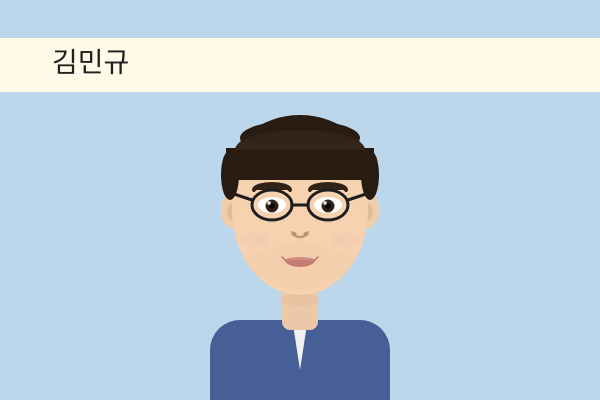
Frame 1 (no input)
Frame 2 (the mouse pressed at the canvas centre, redrawn once): identical to frame 1, image omitted

The p5.js sketch that drew this single still picture (run headless with seeded random() and noise() and a simulated clock; the mouse was pressed at the canvas centre and the sketch redrawn once):

// p5.js sketch
// ── sketch.js
function setup() {
  createCanvas(600, 400);
  noLoop();
}

function draw() {
  background(188, 214, 235);
  noStroke();
  fill(255, 249, 232);
  rect(0, 38, 600, 54);
  fill(32);
  textSize(28);
  text("김민규", 52, 72);

  fill(70, 95, 150);
  rect(210, 320, 180, 80, 30, 30, 0, 0);
  triangle(300, 310, 240, 400, 360, 400);
  fill(240);
  triangle(292, 318, 308, 318, 300, 370);
  rect(294, 310, 12, 16, 3);

  noStroke();
  fill(236, 200, 168);
  rect(282, 280, 36, 50, 8);
  fill(220, 182, 148, 80);
  ellipse(300, 300, 40, 12);

  fill(240, 206, 172);
  ellipse(232, 210, 22, 36);
  ellipse(368, 210, 22, 36);
  fill(225, 188, 155);
  ellipse(232, 212, 10, 18);
  ellipse(368, 212, 10, 18);

  fill(246, 210, 176);
  ellipse(300, 210, 136, 170);
  fill(232, 194, 162, 60);
  arc(300, 240, 120, 100, 0.3, PI - 0.3);

  fill(235, 180, 170, 45);
  ellipse(254, 240, 28, 14);
  ellipse(346, 240, 28, 14);

  fill(40, 28, 18);
  arc(300, 180, 148, 130, PI, TWO_PI);
  rect(226, 148, 148, 32, 0);
  ellipse(230, 175, 18, 50);
  ellipse(370, 175, 18, 50);
  ellipse(300, 138, 120, 36);
  fill(50, 36, 24);
  arc(300, 150, 130, 40, PI, TWO_PI);

  stroke(50, 34, 22);
  strokeWeight(4);
  arc(272, 190, 36, 12, PI, TWO_PI);
  arc(328, 190, 36, 12, PI, TWO_PI);

  noStroke();
  fill(255);
  ellipse(272, 205, 28, 16);
  ellipse(328, 205, 28, 16);
  fill(50, 35, 22);
  ellipse(272, 206, 13, 13);
  ellipse(328, 206, 13, 13);
  fill(10);
  ellipse(272, 206, 6, 6);
  ellipse(328, 206, 6, 6);
  fill(255, 255, 255, 200);
  ellipse(269, 203, 4, 4);
  ellipse(325, 203, 4, 4);

  noFill();
  stroke(30);
  strokeWeight(3);
  ellipse(272, 205, 40, 30);
  ellipse(328, 205, 40, 30);
  line(292, 205, 308, 205);
  line(252, 200, 234, 194);
  line(348, 200, 366, 194);

  noFill();
  stroke(190, 150, 120);
  strokeWeight(2.5);
  arc(300, 230, 16, 14, 0.3, PI - 0.3);
  noStroke();
  fill(190, 145, 115);
  ellipse(294, 234, 5, 4);
  ellipse(306, 234, 5, 4);

  noStroke();
  fill(195, 125, 115);
  arc(300, 260, 30, 14, 0, PI);
  fill(210, 140, 130);
  arc(300, 260, 30, 6, PI, TWO_PI);
  stroke(180, 115, 105);
  strokeWeight(1.5);
  line(285, 260, 282, 257);
  line(315, 260, 318, 257);
  noStroke();
}

// ── style.css
html, body { margin: 0; padding: 0; overflow: hidden; }
body {
  display: grid;
  place-items: center;
  height: 100vh;
  background: #e7eef5;
}
canvas { display: block; }
